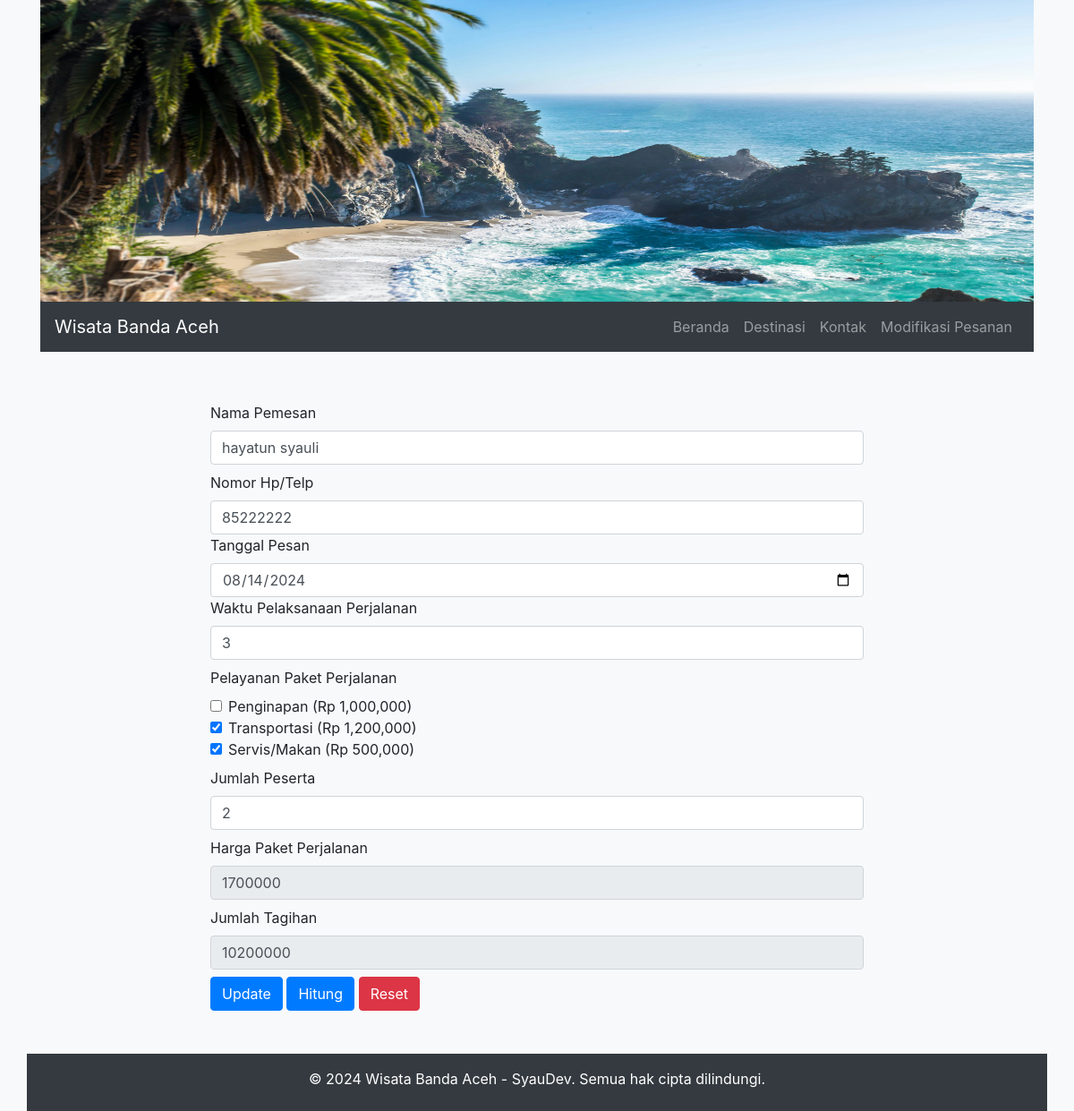
/form_edit_pesan.php?id=4, run on the app's committed database.
### tables this page shows
CREATE TABLE `pemesan` (
  `id` int(11) NOT NULL,
  `nama` varchar(50) NOT NULL,
  `no_hp` int(15) NOT NULL,
  `tanggal_pesan` date NOT NULL,
  `jumlah_hari` int(11) NOT NULL,
  `akomodasi` varchar(1) NOT NULL,
  `transportasi` varchar(1) NOT NULL,
  `servis` varchar(1) NOT NULL,
  `jumlah_peserta` int(11) NOT NULL,
  `harga_paket` int(50) NOT NULL,
  `total_tagihan` int(50) NOT NULL
);

### form_edit_pesan.php (the view, shortened to what this page needs)
<?php
include("function/koneksi.php");
?>
<!DOCTYPE html>
<html lang="id">
<head>
    <link rel="stylesheet" href="https://stackpath.bootstrapcdn.com/bootstrap/4.5.2/css/bootstrap.min.css" />
    <link rel="stylesheet" href="assets/css/style.css">
</head>
<body>
    <header class="bg-light">
        <div class="container">
            <div class="row">
                <div class="col-12">
                    <img src="img/chor-tsang-07mSKrzKiRw-unsplash.jpg" class="img-fluid" width="100%" height="337" style="width: 100%; height: 337px" alt="Header Image" />
                </div>
            </div>
        </div>
        <div class="container">
            <nav class="navbar navbar-expand-lg navbar-dark bg-dark">
                <a class="navbar-brand" href="#">Wisata Banda Aceh</a>
                <div class="collapse navbar-collapse" id="navbarNav">
                    <ul class="navbar-nav ml-auto">
                        <li class="nav-item"><a class="nav-link" href="index.php">Beranda</a></li>
                        <li class="nav-item">
                            <a class="nav-link" href="#">Destinasi</a>
                        </li>
                        <li class="nav-item">
                            <a class="nav-link" href="#">Kontak</a>
                        </li>
                        <li class="nav-item">
                            <a class="nav-link" href="modifikasi_pesan.php">Modifikasi Pesanan</a>
                        </li>
                    </ul>
                </div>
            </nav>
        </div>
    </header>
    <section class="py-5 bg-light">
        <div class="container">
            <div class="row justify-content-center">
                <div class="col-md-8">
                    <form id="formPemesanan" action="function/proses_edit.php" method="post" class="row g-3">
                        <?php
                        $id = isset($_GET['id']) ? $_GET['id'] : '';
                        $sql = "SELECT * FROM pemesan WHERE id = $id";
                        $result = mysqli_query($conn, $sql);
                        while ($user_data = mysqli_fetch_array($result)) {
                            $nama = $user_data['nama'];
                            $no_hp = $user_data['no_hp'];
                            $tanggal_pesan = $user_data['tanggal_pesan'];
                            $jumlah_hari = $user_data['jumlah_hari'];
                            $akomodasi = $user_data['akomodasi'];
                            $transportasi = $user_data['transportasi'];
                            $servis = $user_data['servis'];
                            $jumlah_peserta = $user_data['jumlah_peserta'];
                            $harga_paket = $user_data['harga_paket'];
                            $total_tagihan = $user_data['total_tagihan'];
                        }
                        if ($result):
                        ?>
                            <div class="col-md-12 pt-2">
                                <label for="inputPemesan" class="form-label">Nama Pemesan</label>
                                <input type="text" name="nama" value="<?php echo $nama ?>" class="form-control" required>
                            </div>
                            <div class="col-md-12 pt-2">
                                <label for="inputPassword4" class="form-label">Nomor Hp/Telp</label>
                                <input type="number" name="no_hp" value="<?php echo $no_hp ?>" class="form-control" required>
                            </div>
                            <div class="col-md-12">
                                <label for="inputAddress" class="form-label">Tanggal Pesan</label>
                                <input type="date" name="tanggal_pesan" value="<?php echo $tanggal_pesan ?>" class="form-control" required>
                            </div>
                            <div class="col-md-12">
                                <label for="inputAddress2" class="form-label">Waktu Pelaksanaan Perjalanan</label>
                                <input type="number" name="jumlah_hari" value="<?php echo $jumlah_hari ?>" id="waktu_perjalanan" class="form-control" required>
                            </div>
                            <div class="col-md-12 pt-2">
                                <label for="">Pelayanan Paket Perjalanan</label>
                                <div class="form-check">
                                    <input name="pelayanan[]" class="form-check-input" type="checkbox" value="1000000" <?php if ($akomodasi == 'Y') echo 'checked'; ?> id="penginapan">
                                    <label class="form-check-label" for="penginapan">
                                        Penginapan (Rp 1,000,000)
                                    </label>
                                </div>
                                <div class="form-check">
                                    <input name="pelayanan[]" class="form-check-input" type="checkbox" value="1200000" <?php if ($transportasi == 'Y') echo 'checked'; ?> id="transportasi">
                                    <label class="form-check-label" for="transportasi">
                                        Transportasi (Rp 1,200,000)
                                    </label>
                                </div>
                                <div class="form-check">
                                    <input name="pelayanan[]" class="form-check-input" type="checkbox" value="500000" <?php if ($servis == 'Y') echo 'checked'; ?> id="servis">
                                    <label class="form-check-label" for="servis">
                                        Servis/Makan (Rp 500,000)
                                    </label>
                                </div>
                            </div>
                            <div class="col-md-12 pt-2">
                                <label for="inputPemesan" class="form-label">Jumlah Peserta</label>
                                <input type="text" name="jumlah_peserta" value="<?php echo $jumlah_peserta ?>" id="jumlah_peserta" class="form-control" required required>
                            </div>
                            <div class="col-md-12 pt-2">
                                <label for="inputPassword4" class="form-label">Harga Paket Perjalanan</label>
                                <input type="number" name="harga_paket" value="<?php echo $harga_paket ?>" class="form-control" required id="hargaPaket" required readonly>
                            </div>
                            <div class="col-md-12 pt-2">
                                <label for="inputPemesan" class="form-label">Jumlah Tagihan</label>
                                <input type="text" name="total_tagihan" value="<?php echo $total_tagihan ?>" class="form-control" required id="jumlahTagihan" required readonly>
                            </div>
                            <div class="col-md-12 pt-2">
                                <button type="submit" name="update" class="btn btn-primary">Update</button>
                                <button type="button" class="btn btn-primary" onclick="hitungTotal()">Hitung</button>
                                <button type="reset" class="btn btn-danger">Reset</button>
                            </div>
                        <?php
                        else:
                            echo '<p>Item not found.</p>';
                        endif;
                        ?>
                    </form>
                </div>
            </div>
        </div>
    </section>
    <footer class="bg-light">
        <div class="container bg-dark text-white text-center py-2">
            <p class="pt-2">
                &copy; 2024 Wisata Banda Aceh - SyauDev. Semua hak cipta dilindungi.
            </p>
        </div>
    </footer>
</body>
</html>

### data on the page
pemesan: nama "hayatun syauli", no_hp "85222222", tanggal_pesan "08/14/2024", jumlah_hari "3", transportasi "☑", servis "☑", jumlah_peserta "2", harga_paket "1700000", total_tagihan "10200000"
